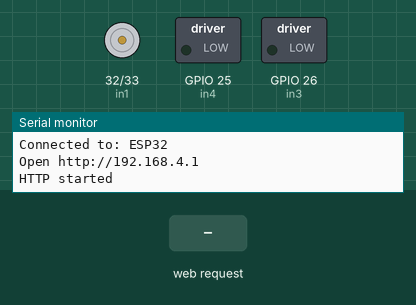
This sketch was run on a simulated ESP32. On the bench: motor-driver pin pairs drawn as motors (green arrow = first pin HIGH = forward, orange = second pin HIGH = backward, longer = more drive), switched loads named in the sketch (green lamp = pin HIGH), the last lines printed to the serial monitor. The test bench sets the inputs (shaded band).

Above: at 1.2 s.
1.3 s: HTTP request GET /forward received
At 1.8 s:
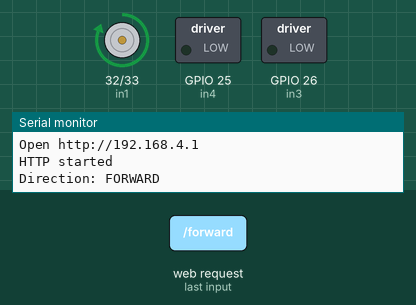
2.8 s: HTTP request GET /backward received
At 4.0 s:
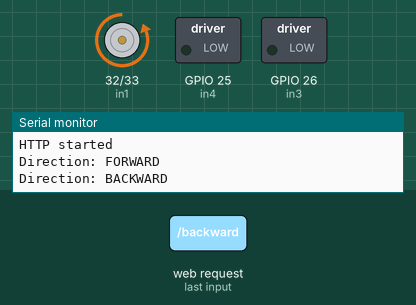
4.3 s: HTTP request GET /stop received
At 5.3 s:
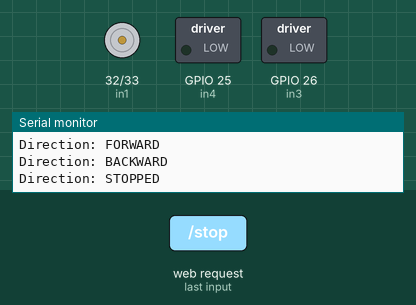
Timing chart, 0 to 7.3 s (numbered marks = the images above; inputs shaded):
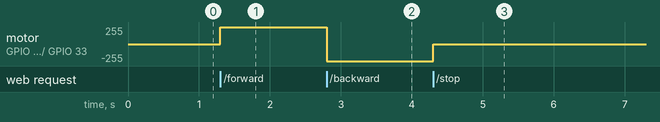

Measured:
- after the input at 1.3 s, motor on GPIO 32 (in1) / GPIO 33 (in2): stopped → forward 255/255 at once
- after the input at 2.8 s, motor on GPIO 32 (in1) / GPIO 33 (in2): forward 255/255 → backward 255/255 at once
- after the input at 4.3 s, motor on GPIO 32 (in1) / GPIO 33 (in2): backward 255/255 → stopped at once

The sketch:

webserver.ino
```cpp
#include <WiFi.h>
#include <WebServer.h>

// 1. Define your custom hotspot credentials (No internet required)
const char* ap_ssid     = "ESP32";
const char* ap_password = "1234"; // Must be at least 8 characters

// 2. Initialize the web server on Port 80
WebServer server(80);

const int in1 = 32;
const int in2 = 33;

const int in3 = 26;
const int in4 = 25;

void moveForward() {
  digitalWrite(in1, HIGH);
  digitalWrite(in2, LOW);

  digitalWrite(in1, HIGH);
  digitalWrite(in2, LOW);
  Serial.println("Direction: FORWARD");
}

void moveBackward() {
  digitalWrite(in1, LOW);
  digitalWrite(in2, HIGH);

  digitalWrite(in1, LOW);
  digitalWrite(in2, HIGH);
  Serial.println("Direction: BACKWARD");
}

void turnLeft() {
  digitalWrite(in1, LOW);
  digitalWrite(in2, HIGH);

  digitalWrite(in1, HIGH);
  digitalWrite(in2, LOW);
  Serial.println("Direction: LEFT");
}

void turnRight() {
  digitalWrite(in1, HIGH);
  digitalWrite(in2, LOW);

  digitalWrite(in1, LOW);
  digitalWrite(in2, HIGH);
  Serial.println("Direction: RIGHT");
}

void stopRobot() {
  digitalWrite(in1, LOW);
  digitalWrite(in2, LOW);

  digitalWrite(in1, LOW);
  digitalWrite(in2, LOW);
  Serial.println("Direction: STOPPED");
}


// HTML layout arranged as a clean, thumb-friendly D-Pad controller layout
String getHTMLPage() {
  return String(R"HTML(<!DOCTYPE html>
<html lang="en">
<head>
  <meta charset="UTF-8">
  <meta name="viewport" content="width=device-width, initial-scale=1.0, maximum-scale=1.0, user-scalable=no">
  <title>Robot Control Panel</title>
  <style>
    html {
      font-family: Helvetica, sans-serif;
      text-align: center;
      background-color: #2c3e50;
      color: white;
      user-select: none;
    }

    h1 {
      margin-top: 20px;
      font-size: 26px;
    }

    .dpad-container {
      display: grid;
      grid-template-columns: repeat(3, 100px);
      grid-template-rows: repeat(3, 100px);
      gap: 10px;
      justify-content: center;
      margin: 40px auto 20px;
    }

    .btn {
      display: flex;
      align-items: center;
      justify-content: center;
      font-size: 18px;
      font-weight: bold;
      color: white;
      text-decoration: none;
      border-radius: 12px;
      box-shadow: 0 4px #1a252f;
      transition: all 0.1s;
    }

    .btn:active {
      transform: translateY(4px);
      box-shadow: 0 0 #1a252f;
    }

    .drive {
      background-color: #3498db;
    }

    .stop {
      background-color: #e74c3c;
      grid-column: 2;
      grid-row: 2;
    }

    .forward {
      grid-column: 2;
      grid-row: 1;
    }

    .left {
      grid-column: 1;
      grid-row: 2;
    }

    .right {
      grid-column: 3;
      grid-row: 2;
    }

    .backward {
      grid-column: 2;
      grid-row: 3;
    }
  </style>
</head>
<body>
  <h1>Robot Control Panel</h1>
  <p>IP: 192.168.4.1</p>

  <div class="dpad-container">
    <a href="/forward" class="btn drive forward">Fw<br>Forward</a>
    <a href="/left" class="btn drive left">L<br>Left</a>
    <a href="/stop" class="btn stop">STOP</a>
    <a href="/right" class="btn drive right">Right<br>R</a>
    <a href="/backward" class="btn drive backward">Backward<br>Bw</a>
  </div>
</body>
</html>)HTML");
}

// HTTP Route Handlers
void handleRoot() {
  server.send(200, "text/html", getHTMLPage());
}

void handleForward() {
  moveForward();
  server.send(200, "text/html", getHTMLPage());
}

void handleBackward() {
  moveBackward();
  server.send(200, "text/html", getHTMLPage());
}

void handleLeft() {
  turnLeft();
  server.send(200, "text/html", getHTMLPage());
}

void handleRight() {
  turnRight();
  server.send(200, "text/html", getHTMLPage());
}

void handleStop() {
  stopRobot();
  server.send(200, "text/html", getHTMLPage());
}

void setup() {
  Serial.begin(115200);

  pinMode(in1, OUTPUT);
  pinMode(in2, OUTPUT);
  pinMode(in3, OUTPUT);
  pinMode(in4, OUTPUT);

  // Make sure hardware boots into a stopped state
  stopRobot();

  // Set Up ap
  Serial.print("\n AP starting..");
  WiFi.softAP(ap_ssid, ap_password);

  IPAddress IP = WiFi.softAPIP();
  Serial.println("Ready");
  Serial.print("Connected to: ");
  Serial.println(ap_ssid);
  Serial.print("Open http://");
  Serial.println(IP);

  // Map endpoints to directional functions
  server.on("/", handleRoot);
  server.on("/forward", handleForward);
  server.on("/backward", handleBackward);
  server.on("/left", handleLeft);
  server.on("/right", handleRight);
  server.on("/stop", handleStop);

  server.begin();
  Serial.println("HTTP started");
}

void loop() {
  server.handleClient();
}
```
